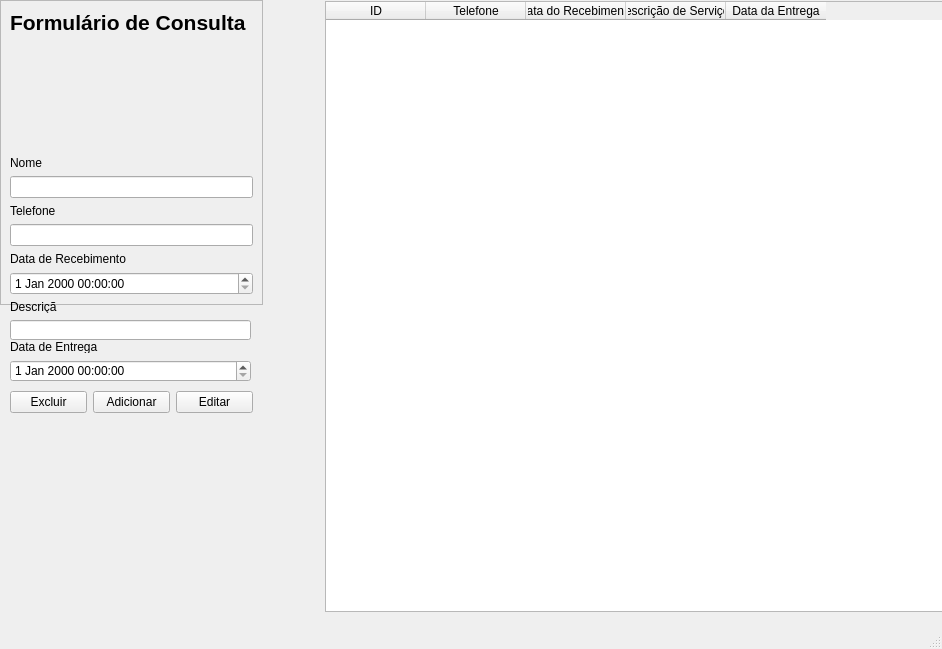
<?xml version="1.0" encoding="UTF-8"?>
<ui version="4.0">
 <class>MainWindow</class>
 <widget class="QMainWindow" name="MainWindow">
  <property name="geometry">
   <rect>
    <x>0</x>
    <y>0</y>
    <width>942</width>
    <height>649</height>
   </rect>
  </property>
  <property name="windowTitle">
   <string>MainWindow</string>
  </property>
  <widget class="QWidget" name="centralwidget">
   <widget class="QFrame" name="frame">
    <property name="geometry">
     <rect>
      <x>0</x>
      <y>0</y>
      <width>263</width>
      <height>305</height>
     </rect>
    </property>
    <property name="frameShape">
     <enum>QFrame::StyledPanel</enum>
    </property>
    <property name="frameShadow">
     <enum>QFrame::Raised</enum>
    </property>
    <layout class="QVBoxLayout" name="verticalLayout">
     <item>
      <widget class="QLabel" name="label">
       <property name="font">
        <font>
         <pointsize>16</pointsize>
         <weight>75</weight>
         <bold>true</bold>
        </font>
       </property>
       <property name="text">
        <string>Formulário de Consulta</string>
       </property>
      </widget>
     </item>
     <item>
      <spacer name="verticalSpacer">
       <property name="orientation">
        <enum>Qt::Vertical</enum>
       </property>
       <property name="sizeHint" stdset="0">
        <size>
         <width>20</width>
         <height>40</height>
        </size>
       </property>
      </spacer>
     </item>
     <item>
      <widget class="QLabel" name="label_2">
       <property name="text">
        <string>Nome</string>
       </property>
      </widget>
     </item>
     <item>
      <widget class="QLineEdit" name="lineEdit"/>
     </item>
     <item>
      <widget class="QLabel" name="label_3">
       <property name="text">
        <string>Telefone</string>
       </property>
      </widget>
     </item>
     <item>
      <widget class="QLineEdit" name="lineEdit_2"/>
     </item>
     <item>
      <widget class="QLabel" name="label_4">
       <property name="text">
        <string>Data de Recebimento</string>
       </property>
      </widget>
     </item>
     <item>
      <widget class="QDateTimeEdit" name="dateTimeEdit"/>
     </item>
    </layout>
   </widget>
   <widget class="QTableWidget" name="tabela">
    <property name="geometry">
     <rect>
      <x>325</x>
      <y>1</y>
      <width>621</width>
      <height>611</height>
     </rect>
    </property>
    <column>
     <property name="text">
      <string>ID</string>
     </property>
    </column>
    <column>
     <property name="text">
      <string>Telefone</string>
     </property>
    </column>
    <column>
     <property name="text">
      <string>Data do Recebimento</string>
     </property>
    </column>
    <column>
     <property name="text">
      <string>Descrição de Serviços</string>
     </property>
    </column>
    <column>
     <property name="text">
      <string>Data da Entrega</string>
     </property>
    </column>
   </widget>
   <widget class="QWidget" name="layoutWidget">
    <property name="geometry">
     <rect>
      <x>10</x>
      <y>390</y>
      <width>243</width>
      <height>25</height>
     </rect>
    </property>
    <layout class="QHBoxLayout" name="horizontalLayout">
     <item>
      <widget class="QPushButton" name="delBtn">
       <property name="text">
        <string>Excluir</string>
       </property>
      </widget>
     </item>
     <item>
      <widget class="QPushButton" name="addBtn">
       <property name="text">
        <string>Adicionar</string>
       </property>
      </widget>
     </item>
     <item>
      <widget class="QPushButton" name="editBtn">
       <property name="text">
        <string>Editar</string>
       </property>
      </widget>
     </item>
    </layout>
   </widget>
   <widget class="QLabel" name="label_5">
    <property name="geometry">
     <rect>
      <x>10</x>
      <y>340</y>
      <width>243</width>
      <height>13</height>
     </rect>
    </property>
    <property name="text">
     <string>Data de Entrega</string>
    </property>
   </widget>
   <widget class="QLineEdit" name="lineEdit_4">
    <property name="geometry">
     <rect>
      <x>10</x>
      <y>320</y>
      <width>241</width>
      <height>20</height>
     </rect>
    </property>
   </widget>
   <widget class="QLabel" name="label_6">
    <property name="geometry">
     <rect>
      <x>10</x>
      <y>300</y>
      <width>47</width>
      <height>13</height>
     </rect>
    </property>
    <property name="text">
     <string>Descrição</string>
    </property>
   </widget>
   <widget class="QDateTimeEdit" name="dateTimeEdit_2">
    <property name="geometry">
     <rect>
      <x>10</x>
      <y>360</y>
      <width>241</width>
      <height>22</height>
     </rect>
    </property>
   </widget>
  </widget>
  <widget class="QMenuBar" name="menubar">
   <property name="geometry">
    <rect>
     <x>0</x>
     <y>0</y>
     <width>942</width>
     <height>21</height>
    </rect>
   </property>
  </widget>
  <widget class="QStatusBar" name="statusbar"/>
 </widget>
 <resources/>
 <connections/>
</ui>
